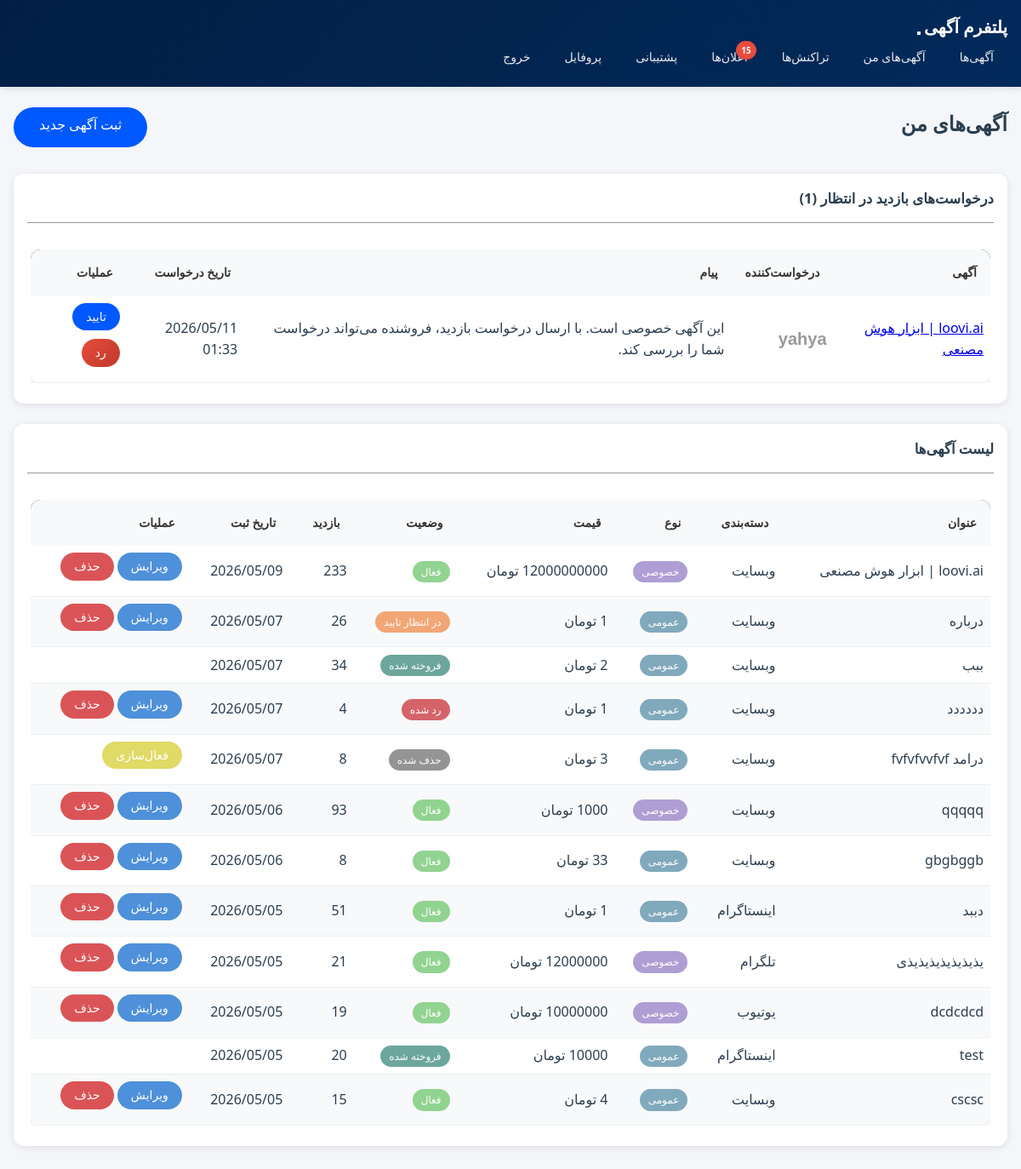
The app's page /listings/my-listings/ (signed in) with its own data.
### listings/models.py (models this page shows, shortened)
class VisitRequest(models.Model):
    STATUS_CHOICES = [
        ('pending', 'در انتظار تایید'),
        ('approved', 'تایید شده'),
        ('rejected', 'رد شده'),
    ]
    listing = models.ForeignKey(Listing, on_delete=models.CASCADE, related_name='visit_requests')
    requester = models.ForeignKey(settings.AUTH_USER_MODEL, on_delete=models.CASCADE, related_name='visit_requests')
    status = models.CharField(max_length=20, choices=STATUS_CHOICES, default='pending')
    message = models.TextField(blank=True, verbose_name='پیام درخواست')
    created_at = models.DateTimeField(auto_now_add=True)
    updated_at = models.DateTimeField(auto_now=True)
    class Meta:
        verbose_name = 'درخواست بازدید'
        verbose_name_plural = 'درخواست‌های بازدید'
        unique_together = ['listing', 'requester']
        ordering = ['-created_at']

class Listing(models.Model):
    STATUS_CHOICES = [
        ('pending', 'در انتظار تایید'),
        ('active', 'فعال'),
        ('sold', 'فروخته شده'),
        ('rejected', 'رد شده'),
        ('deleted', 'حذف شده'),
    ]
    """LEVEL_CHOICES = [
        ('beginner', 'مبتدی'),
        ('intermediate', 'متوسط'),
        ('advanced', 'پیشرفته'),
        ('professional', 'حرفه‌ای'),
    ] """
    seller = models.ForeignKey(settings.AUTH_USER_MODEL, on_delete=models.CASCADE, related_name='listings')
    category = models.ForeignKey(Category, on_delete=models.SET_NULL, null=True)
    title = models.CharField(max_length=200)
    description = models.TextField()
    location = models.TextField(max_length=200, null=True, blank=True)
    price = models.DecimalField(max_digits=12, decimal_places=0)
    discount_price = models.DecimalField(max_digits=12, decimal_places=0, null=True, blank=True)
    about_platform = models.TextField(null=True, blank=True)
    """ level = models.CharField(max_length=20, choices=LEVEL_CHOICES, default='beginner', verbose_name='سطح') """
    platform_url = models.URLField()
    followers_count = models.IntegerField(default=0)
    monthly_income = models.DecimalField(null=True, blank=True, max_digits=12, decimal_places=0)
    platform_age = models.IntegerField(default=0)
    most_like = models.IntegerField(null=True, blank=True)
    most_view = models.IntegerField(null=True, blank=True)
    most_comment = models.IntegerField(null=True, blank=True)
    main_image = models.ImageField(upload_to='listings/images/')
    is_preferment = models.BooleanField(default=False, verbose_name='آگهی ارتقا یافته')
    is_income = models.BooleanField(default=True, verbose_name='اگهی به درامد رسیده')
    is_verified = models.BooleanField(default=False, verbose_name='اطلاعات مورد تایید است')
    is_private = models.BooleanField(default=False, verbose_name='آگهی خصوصی')
    status = models.CharField(max_length=20, choices=STATUS_CHOICES, default='pending')
    rejection_reason = models.TextField(blank=True, null=True, verbose_name='دلیل رد')
    views_count = models.IntegerField(default=0)
    created_at = models.DateTimeField(auto_now_add=True)
    updated_at = models.DateTimeField(auto_now=True)
    class Meta:
        ordering = ['-created_at']

class Category(models.Model):
    PLATFORM_CHOICES = [
        ('website', 'وبسایت'),
        ('instagram', 'اینستاگرام'),
        ('telegram', 'تلگرام'),
        ('youtube', 'یوتیوب'),
        ('aparat', 'آپارات'),
        ('other', 'سایر'),
    ]
    name = models.CharField(max_length=100)
    platform = models.CharField(max_length=20, choices=PLATFORM_CHOICES)
    description = models.TextField(blank=True)
    class Meta:
        verbose_name_plural = 'دسته‌بندی‌ها'

### accounts/models.py (models this page shows, shortened)
class User(AbstractUser):
    phone_number = models.CharField(max_length=11, unique=True, null=True, blank=True, verbose_name='شماره موبایل')
    national_code = models.CharField(max_length=10, unique=True, null=True, blank=True, verbose_name='کد ملی')
    profile_image = models.ImageField(upload_to='profiles/', null=True, blank=True, verbose_name='تصویر پروفایل')
    is_verified = models.BooleanField(default=False, verbose_name='احراز شده')
    created_at = models.DateTimeField(auto_now_add=True, verbose_name='تاریخ عضویت')

### listings/views.py (the view)
# urls.py: path('my-listings/', views.my_listings, name='my_listings'),
@login_required
def my_listings(request):
    listings = Listing.objects.filter(seller=request.user)
    pending_requests = VisitRequest.objects.filter(
        listing__seller=request.user,
        status='pending'
    ).select_related('listing', 'requester')
    return render(request, 'listings/my_listings.html', {
        'listings': listings,
        'pending_requests': pending_requests
    })

### notifications/context_processors.py (called while the page is built)
def unread_notifications_count(request):
    if request.user.is_authenticated:
        count = Notification.objects.filter(recipient=request.user, is_read=False).count()
        return {'unread_notifications_count': count}
    return {'unread_notifications_count': 0}

### templates/listings/my_listings.html (shortened to what this page needs)
{% extends 'base.html' %}
{% block content %}
<div class="btn-listing-create">
    <h2 class="mb-4">آگهی‌های من</h2>
    <a href="{% url 'listings:listing_create' %}" class="btn btn-success mb-3">ثبت آگهی جدید</a>
</div>
{% if pending_requests %}
<div class="card mb-4">
    <div class="card-header">
        <h5 class="mb-0">درخواست‌های بازدید در انتظار ({{ pending_requests.count }})</h5>
        <hr>
    </div>
    <div class="card-body">
        <div class="table-responsive">
            <table class="table table-hover">
                <thead>
                    <tr>
                        <th>آگهی</th>
                        <th>درخواست‌کننده</th>
                        <th>پیام</th>
                        <th>تاریخ درخواست</th>
                        <th>عملیات</th>
                    </tr>
                </thead>
                <tbody>
                    {% for request in pending_requests %}
                    <tr>
                        <td>
                            <a href="{% url 'listings:listing_detail' request.listing.pk %}">
                                {{ request.listing.title }}
                            </a>
                        </td>
                        <td>
                            <button type="button" class="custom-modal-close"
                                onclick="openModal('profileModal{{ request.pk }}')">
                               {{ request.requester.username }}
                            </button>
                        </td>
                        <td>
                            {% if request.message %}
                            {{ request.message|truncatewords:15 }}
                            {% else %}
                            <em class="text-muted">بدون پیام</em>
                            {% endif %}
                        </td>
                        <td>{{ request.created_at|date:"Y/m/d H:i" }}</td>
                        <td>
                            <a href="{% url 'listings:manage_visit_request' request.pk 'approve' %}"
                                class="btn btn-sm btn-success"
                                onclick="return confirm('آیا از تایید این درخواست اطمینان دارید؟')">
                                تایید
                            </a>
                            <a href="{% url 'listings:manage_visit_request' request.pk 'reject' %}"
                                class="btn btn-sm btn-danger"
                                onclick="return confirm('آیا از رد این درخواست اطمینان دارید؟')">
                                رد
                            </a>
                        </td>
                    </tr>
                    {% endfor %}
                </tbody>
            </table>
        </div>
    </div>
</div>
{% endif %}
<div class="card">
    <div class="card-header">
        <h5 class="mb-0">لیست آگهی‌ها</h5>
        <hr>
    </div>
    <div class="card-body">
        <div class="table-responsive">
            <table class="table table-striped">
                <thead>
                    <tr>
                        <th>عنوان</th>
                        <th>دسته‌بندی</th>
                        <th>نوع</th>
                        <th>قیمت</th>
                        <th>وضعیت</th>
                        <th>بازدید</th>
                        <th>تاریخ ثبت</th>
                        <th>عملیات</th>
                    </tr>
                </thead>
                <tbody>
                    {% for listing in listings %}
                    <tr style="cursor: pointer;"
                        onclick="window.location='{% url 'listings:listing_detail' listing.pk %}';">
                        <td>{{ listing.title }}</td>
                        <td>{{ listing.category.name }}</td>
                        <td>
                            {% if listing.is_private %}
                            <span class="badge tag-private">خصوصی</span>
                            {% else %}
                            <span class="badge tag-general">عمومی</span>
                            {% endif %}
                        </td>
                        <td>{{ listing.price|floatformat:0 }} تومان</td>
                        <td>
                            <span
                                class="badge tag-{% if listing.status == 'active' %}active{% elif listing.status == 'sold' %}sold{% elif listing.status == 'rejected' %}not-accepted{% elif listing.status == 'deleted' %}deleted{% else %}waiting{% endif %}">
                                {{ listing.get_status_display }}
                            </span>
                        </td>
                        <td>{{ listing.views_count }}</td>
                        <td>{{ listing.created_at|date:"Y/m/d" }}</td>
                        <td onclick="event.stopPropagation();">
                            {% if listing.status != 'deleted' and listing.status != 'sold' %}
                            <a href="{% url 'listings:listing_edit' listing.pk %}"
                                class="btn btn-sm btn-edit">ویرایش</a>
                            <a href="{% url 'listings:listing_delete' listing.pk %}"
                                class="btn btn-sm btn-remove">حذف</a>
                            {% endif %}
                            {% if listing.status == 'deleted' %}
                            <a href="{% url 'listings:listing_activate' listing.pk %}"
                                class="btn btn-sm btn-activation">فعال‌سازی</a>
                            {% endif %}
                        </td>
                    </tr>
                    {% empty %}
                    <tr>
                        <td colspan="8" class="text-center">شما هنوز آگهی ثبت نکرده‌اید.</td>
                    </tr>
                    {% endfor %}
                </tbody>
            </table>
        </div>
    </div>
</div>
{% endblock %}

### records on screen
VisitRequest: listing "loovi.ai | ابزار هوش مصنعی", requester.username "yahya", message "این آگهی خصوصی است. با ارسال درخواست بازدید، فروشنده می‌تواند درخواست شما را بررسی کند.", created_at "2026/05/11 01:33"
Listing: title "loovi.ai | ابزار هوش مصنعی", category.name "وبسایت", is_private "خصوصی", price "12000000000", status "فعال", views_count "233", created_at "2026/05/09", shows "ویرایش"
Listing: title "درباره", category.name "وبسایت", is_private "عمومی", status "در انتظار تایید", views_count "26", created_at "2026/05/07", shows "ویرایش"
Listing: title "ببب", category.name "وبسایت", is_private "عمومی", status "فروخته شده", views_count "34", created_at "2026/05/07"
Listing: title "دددددد", category.name "وبسایت", is_private "عمومی", status "رد شده", views_count "4", created_at "2026/05/07", shows "ویرایش"
Listing: title "درامد fvfvfvvfvf", category.name "وبسایت", is_private "عمومی", status "حذف شده", views_count "8", created_at "2026/05/07", shows "فعال‌سازی"
Listing: title "qqqqq", category.name "وبسایت", is_private "خصوصی", price "1000", status "فعال", views_count "93", created_at "2026/05/06", shows "ویرایش"
Listing: title "gbgbggb", category.name "وبسایت", is_private "عمومی", status "فعال", views_count "8", created_at "2026/05/06", shows "ویرایش"
Listing: title "دببد", category.name "اینستاگرام", is_private "عمومی", status "فعال", views_count "51", created_at "2026/05/05", shows "ویرایش"
Listing: title "یذیذیذیذیذیذیذی", category.name "تلگرام", is_private "خصوصی", status "فعال", views_count "21", created_at "2026/05/05", shows "ویرایش"
Listing: title "dcdcdcd", category.name "یوتیوب", is_private "خصوصی", status "فعال", views_count "19", created_at "2026/05/05", shows "ویرایش"
Listing: title "test", category.name "اینستاگرام", is_private "عمومی", status "فروخته شده", views_count "20", created_at "2026/05/05"
Listing: title "cscsc", category.name "وبسایت", is_private "عمومی", price "4", status "فعال", views_count "15", created_at "2026/05/05", shows "ویرایش"

### other values on screen
{{ unread_notifications_count }} "15"
{{ pending_requests.count }} "1"
